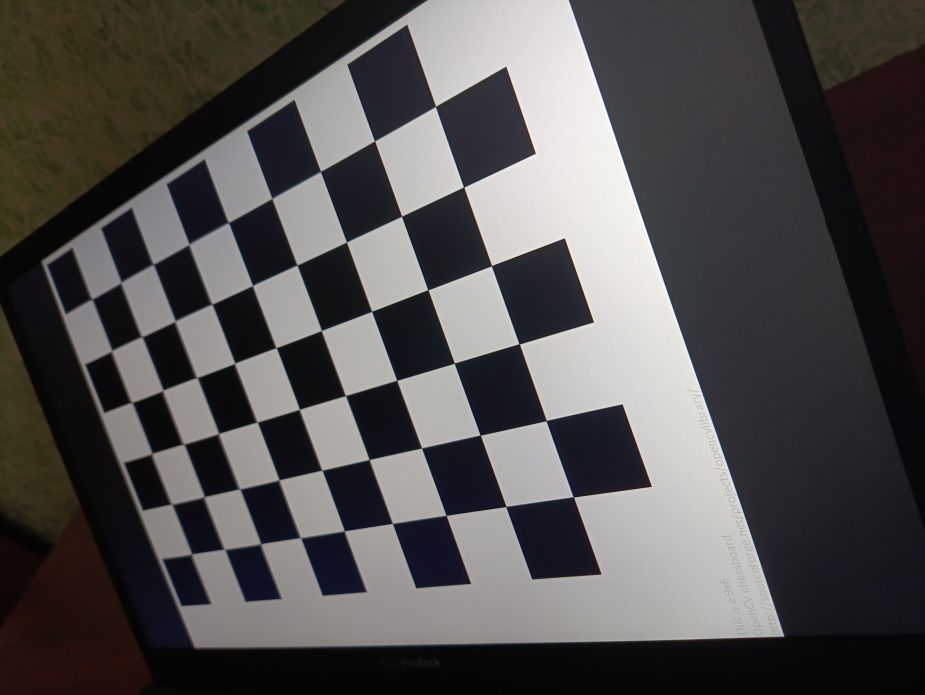
#> input picture seminars/seminar_04/data/calibr_images/img01.jpg, 4624 x 3472 px, given in place of slow_traffic_small.mp4, which was not available (shown at 1/5 size)
$ jupyter execute Seminar_9.ipynb   (shell and % lines are left out)   (older library calls are emulated)   (text cells are left out)
#> lines starting #> are read from the running program, lines starting #| are printed output that depends on the picture; pictures that were not available may be replaced by others from this repository, and a replacement may not be noted
[cell 1]
# !wget https://www.bogotobogo.com/python/OpenCV_Python/images/mean_shift_tracking/slow_traffic_small.mp4 -O data/slow_traffic_small.mp4

[cell 2]
import cv2
from tqdm import tqdm
import numpy as np
import matplotlib.pyplot as plt
import IPython

[cell 3]
# [278 lines left out: functions build_image_pyramid, compute_image_gradients, compute_lk_optical_flow_point, compute_lk_optical_flow_for_patch, track_point_with_pyramid_lk, lucas_kanade_optical_flow, not called in this run]


def demo_optical_flow(video_path='data/slow_traffic_small.mp4', output_path='output_my_LK.mp4'):
    """
    Демонстрация работы алгоритма на видео.

    Args:
        video_path: Путь к входному видео
        output_path: Путь для сохранения результата
    """
#> called with video_path = 'data/slow_traffic_small.mp4', output_path = 'output_my_LK.mp4'
    # Открываем видео
    cap = cv2.VideoCapture(video_path)

    # Получаем параметры видео
    length = int(cap.get(cv2.CAP_PROP_FRAME_COUNT))
    width = int(cap.get(cv2.CAP_PROP_FRAME_WIDTH))
    height = int(cap.get(cv2.CAP_PROP_FRAME_HEIGHT))
    fps = cap.get(cv2.CAP_PROP_FPS)

    # Настраиваем запись выходного видео
    fourcc = cv2.VideoWriter_fourcc(*'MP4V')
    out = cv2.VideoWriter(output_path, fourcc, fps, (width, height))

    # Параметры для обнаружения углов Shi-Tomasi
    feature_params = dict(
        maxCorners=100,
        qualityLevel=0.3,
        minDistance=7,
        blockSize=7
    )

    # Берем первый кадр и находим в нем углы
    ret, old_frame = cap.read()
#> old_frame is the input picture: shape (3472, 4624, 3); mean B, G, R 79.2, 79.4, 81.9
    old_gray = cv2.cvtColor(old_frame, cv2.COLOR_BGR2GRAY)
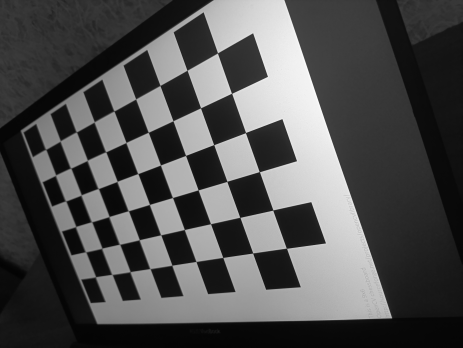
#> old_gray: shape (3472, 4624) (shown at 1/10 size); min 0, max 255, mean 80.1
    p0 = cv2.goodFeaturesToTrack(old_gray, mask=None, **feature_params)
#> p0 = 23 rows, first 8: [3257, 2432], [2822, 1193], [2458, 1335], [2406, 2179], [2460, 1326], [2676, 767], [2871, 2489], [2967, 1612]
    p0 = p0.reshape(-1, 2)  # Преобразуем в формат [[x1, y1], [x2, y2], ...]

    # Сохраняем изначальные точки для отслеживания через все видео
    initial_points = p0.copy()
#> initial_points has the same summary as p0

    # Создаем маску для рисования
    mask = np.zeros_like(old_frame)

    # Создаем случайные цвета для визуализации
    color = np.random.randint(0, 255, (len(p0), 3))
#> color = 23 rows, first 8: [172, 47, 117], [192, 67, 251], [195, 103, 9], [211, 21, 242], [36, 87, 70], [216, 88, 140], [58, 193, 230], [39, 87, 174]

    from tqdm import tqdm
    for i in tqdm(range(length - 1)):  # -1 потому что первый кадр мы уже прочитали
        ret, frame = cap.read()

        if not ret:
            print('No frames grabbed!')
            break

        frame_gray = cv2.cvtColor(frame, cv2.COLOR_BGR2GRAY)

        # Вычисляем оптический поток с помощью нашей реализации
        p1, st = lucas_kanade_optical_flow(
            old_gray,
            frame_gray,
            p0,
            window_size=15,
            num_pyramid_levels=3
        )

        # Выбираем хорошие точки
        good_new = p1[st == 1]
        good_old = p0[st == 1]

        # Рисуем треки
        for i, (new, old) in enumerate(zip(good_new, good_old)):
            a, b = new
            c, d = old
            mask = cv2.line(mask, (int(a), int(b)), (int(c), int(d)), color[i % len(color)].tolist(), 2)
            frame = cv2.circle(frame, (int(a), int(b)), 5, color[i % len(color)].tolist(), -1)

        # Объединяем кадр и маску
        img = cv2.add(frame, mask)

        # Записываем результат
        out.write(img)

        # Обновляем предыдущий кадр
        old_gray = frame_gray.copy()

        # Обновляем точки, но только те, которые успешно отслежены
        p0[st == 1] = good_new
#> mask: shape (3472, 4624, 3); every value is 0

    # Освобождаем ресурсы
    cap.release()
    out.release()

    print(f"Результат сохранен в {output_path}")
    return output_path

[cell 4]
result_path = demo_optical_flow(video_path='data/slow_traffic_small.mp4', output_path='output_my_LK.mp4')

[cell 5]
def demo_optical_flow_opencv(video_path='data/slow_traffic_small.mp4', output_path='output_my_LK.mp4'):
    """
    Демонстрация работы алгоритма на видео с использованием cv2.calcOpticalFlowPyrLK.

    Args:
        video_path: Путь к входному видео
        output_path: Путь для сохранения результата
    """
#> called with video_path = 'data/slow_traffic_small.mp4', output_path = 'output_opencv_LK.mp4'
    # Открываем видео
    cap = cv2.VideoCapture(video_path)

    # Получаем параметры видео
    length = int(cap.get(cv2.CAP_PROP_FRAME_COUNT))
    width = int(cap.get(cv2.CAP_PROP_FRAME_WIDTH))
    height = int(cap.get(cv2.CAP_PROP_FRAME_HEIGHT))
    fps = cap.get(cv2.CAP_PROP_FPS)

    # Настраиваем запись выходного видео
    fourcc = cv2.VideoWriter_fourcc(*'MP4V')
    out = cv2.VideoWriter(output_path, fourcc, fps, (width, height))

    # Параметры для обнаружения углов Shi-Tomasi
    feature_params = dict(
        maxCorners=100,
        qualityLevel=0.3,
        minDistance=7,
        blockSize=7
    )

    # Параметры для Lucas-Kanade оптического потока
    lk_params = dict(
        winSize=(15, 15),
        maxLevel=3,
        criteria=(cv2.TERM_CRITERIA_EPS | cv2.TERM_CRITERIA_COUNT, 10, 0.03)
    )

    # Берем первый кадр и находим в нем углы
    ret, old_frame = cap.read()
    old_gray = cv2.cvtColor(old_frame, cv2.COLOR_BGR2GRAY)
    p0 = cv2.goodFeaturesToTrack(old_gray, mask=None, **feature_params)

    # Создаем маску для рисования
    mask = np.zeros_like(old_frame)

    # Создаем случайные цвета для визуализации
    color = np.random.randint(0, 255, (100, 3))

    from tqdm import tqdm
    for i in tqdm(range(length - 1)):  # -1 потому что первый кадр мы уже прочитали
        ret, frame = cap.read()

        if not ret:
            print('No frames grabbed!')
            break

        frame_gray = cv2.cvtColor(frame, cv2.COLOR_BGR2GRAY)

        # Вычисляем оптический поток с помощью встроенной функции cv2.calcOpticalFlowPyrLK
        p1, st, err = cv2.calcOpticalFlowPyrLK(old_gray, frame_gray, p0, None, **lk_params)

        # Выбираем хорошие точки
        if p1 is not None:
            good_new = p1[st == 1]
            good_old = p0[st == 1]

        # Рисуем треки
        for i, (new, old) in enumerate(zip(good_new, good_old)):
            a, b = new.ravel()
            c, d = old.ravel()
            mask = cv2.line(mask, (int(a), int(b)), (int(c), int(d)), color[i % len(color)].tolist(), 2)
            frame = cv2.circle(frame, (int(a), int(b)), 5, color[i % len(color)].tolist(), -1)

        # Объединяем кадр и маску
        img = cv2.add(frame, mask)

        # Записываем результат
        out.write(img)

        # Обновляем предыдущий кадр
        old_gray = frame_gray.copy()

        # Обновляем точки, но только те, которые успешно отслежены
        p0 = good_new.reshape(-1, 1, 2)

    # Освобождаем ресурсы
    cap.release()
    out.release()

    print(f"Результат сохранен в {output_path}")
    return output_path

[cell 6]
result_path = demo_optical_flow_opencv(video_path='data/slow_traffic_small.mp4', output_path='output_opencv_LK.mp4')

[cell 7]
# your code
def demo_optical_flow_reinit(video_path='data/slow_traffic_small.mp4', output_path='output_my_LK_reinit.mp4', min_points=15):
    """
    Демонстрация работы алгоритма на видео.

    Args:
        video_path: Путь к входному видео
        output_path: Путь для сохранения результата
    """
#> called with video_path = 'data/slow_traffic_small.mp4', output_path = 'output_my_LK_reinit.mp4', min_points = 15
    # Открываем видео
    cap = cv2.VideoCapture(video_path)

    # Получаем параметры видео
    length = int(cap.get(cv2.CAP_PROP_FRAME_COUNT))
    width = int(cap.get(cv2.CAP_PROP_FRAME_WIDTH))
    height = int(cap.get(cv2.CAP_PROP_FRAME_HEIGHT))
    fps = cap.get(cv2.CAP_PROP_FPS)

    # Настраиваем запись выходного видео
    fourcc = cv2.VideoWriter_fourcc(*'MP4V')
    out = cv2.VideoWriter(output_path, fourcc, fps, (width, height))

    # Параметры для обнаружения углов Shi-Tomasi
    feature_params = dict(
        maxCorners=100,
        qualityLevel=0.3,
        minDistance=7,
        blockSize=7
    )

    # Берем первый кадр и находим в нем углы
    ret, old_frame = cap.read()
    old_gray = cv2.cvtColor(old_frame, cv2.COLOR_BGR2GRAY)
    p0 = cv2.goodFeaturesToTrack(old_gray, mask=None, **feature_params)
    p0 = p0.reshape(-1, 2)  # Преобразуем в формат [[x1, y1], [x2, y2], ...]

    # Сохраняем изначальные точки для отслеживания через все видео
    initial_points = p0.copy()
#> initial_points has the same summary as p0 in demo_optical_flow

    # Создаем маску для рисования
    mask = np.zeros_like(old_frame)

    # Создаем случайные цвета для визуализации
    color = np.random.randint(0, 255, (len(p0), 3))
#> color = 23 rows, first 8: [103, 252, 35], [114, 30, 29], [241, 33, 146], [17, 221, 84], [253, 2, 69], [101, 140, 44], [117, 253, 66], [111, 91, 85]

    from tqdm import tqdm
    for i in tqdm(range(length - 1)):  # -1 потому что первый кадр мы уже прочитали
        ret, frame = cap.read()

        if not ret:
            print('No frames grabbed!')
            break

        frame_gray = cv2.cvtColor(frame, cv2.COLOR_BGR2GRAY)

        # Вычисляем оптический поток с помощью нашей реализации
        p1, st = lucas_kanade_optical_flow(
            old_gray,
            frame_gray,
            p0,
            window_size=15,
            num_pyramid_levels=3
        )

        # Выбираем хорошие точки
        good_new = p1[st == 1]
        good_old = p0[st == 1]

        # ==== РЕИНИЦИАЛИЗАЦИЯ КЛЮЧЕВЫХ ТОЧЕК ====
        if len(good_new) < min_points:
            mask_points = np.ones_like(frame_gray, dtype=np.uint8) * 255

            for pt in good_new:
                x, y = int(pt[0]), int(pt[1])
                cv2.circle(mask_points, (x, y), 10, 0, -1)

            new_pts = cv2.goodFeaturesToTrack(
                frame_gray,
                mask=mask_points,
                maxCorners=100 - len(good_new),
                qualityLevel=0.3,
                minDistance=15,
                blockSize=7
            )

            if new_pts is not None:
                new_pts = new_pts.reshape(-1, 2)
                good_new = np.vstack((good_new, new_pts))
        # ========================================

        # Рисуем треки
        for i, (new, old) in enumerate(zip(good_new, good_old)):
            a, b = new
            c, d = old
            mask = cv2.line(mask, (int(a), int(b)), (int(c), int(d)), color[i % len(color)].tolist(), 2)
            frame = cv2.circle(frame, (int(a), int(b)), 5, color[i % len(color)].tolist(), -1)

        # Объединяем кадр и маску
        img = cv2.add(frame, mask)

        # Записываем результат
        out.write(img)

        # Обновляем предыдущий кадр
        old_gray = frame_gray.copy()

        # Обновляем точки, но только те, которые успешно отслежены
        p0 = good_new.reshape(-1, 2)

    # Освобождаем ресурсы
    cap.release()
    out.release()

    print(f"Результат сохранен в {output_path}")
    return output_path

[cell 8]
result_path = demo_optical_flow_reinit(video_path='data/slow_traffic_small.mp4', output_path='output_my_LK_reinit.mp4')

[cell 9]
def demo_optical_flow_farneback_opencv(video_path='data/slow_traffic_small.mp4', output_path='output_Farneback.mp4'):
    """
    Демонстрация работы алгоритма плотного оптического потока Farneback на видео.

    Args:
        video_path: Путь к входному видео
        output_path: Путь для сохранения результата
    """
#> called with video_path = 'data/slow_traffic_small.mp4', output_path = 'output_opencv_farneback.mp4'
    # Открываем видео
    cap = cv2.VideoCapture(video_path)

    # Получаем параметры видео
    length = int(cap.get(cv2.CAP_PROP_FRAME_COUNT))
#> length = 1
    width = int(cap.get(cv2.CAP_PROP_FRAME_WIDTH))
#> width = 4624
    height = int(cap.get(cv2.CAP_PROP_FRAME_HEIGHT))
#> height = 3472
    fps = cap.get(cv2.CAP_PROP_FPS)
#> fps = 30

    # Настраиваем запись выходного видео
    fourcc = cv2.VideoWriter_fourcc(*'MP4V')
#> fourcc = 1446269005
    out = cv2.VideoWriter(output_path, fourcc, fps, (width, height))

    # Берем первый кадр и преобразуем его в оттенки серого
    ret, frame1 = cap.read()
    if not ret:
        print('Не удалось прочитать видео')
        return None

    prvs = cv2.cvtColor(frame1, cv2.COLOR_BGR2GRAY)

    # Создаем HSV-изображение для визуализации потока
    hsv = np.zeros_like(frame1)
    hsv[..., 1] = 255  # Насыщенность устанавливаем на максимум

    from tqdm import tqdm
    for i in tqdm(range(length - 1)):  # -1 потому что первый кадр мы уже прочитали
        ret, frame2 = cap.read()

        if not ret:
            print('No frames grabbed!')
            break

        next_frame = cv2.cvtColor(frame2, cv2.COLOR_BGR2GRAY)

        # Вычисляем оптический поток методом Farneback
        # Параметры:
        # - 0.5: коэффициент масштабирования для пирамиды изображений
        # - 3: кол-во уровней пирамиды
        # - 15: размер окна для усреднения
        # - 3: число итераций на каждом уровне пирамиды
        # - 5: размер окна для полиномиальной аппроксимации
        # - 1.2: стандартное отклонение для сглаживания
        flow = cv2.calcOpticalFlowFarneback(
            prvs, next_frame, None,
            0.5, 3, 15, 3, 5, 1.2, 0
        )

        # Преобразуем векторы потока из декартовых координат в полярные
        mag, ang = cv2.cartToPolar(flow[..., 0], flow[..., 1])

        # Кодируем направление потока как оттенок (hue)
        hsv[..., 0] = ang * 180 / np.pi / 2

        # Кодируем величину потока как яркость (value)
        hsv[..., 2] = cv2.normalize(mag, None, 0, 255, cv2.NORM_MINMAX)

        # Преобразуем HSV в BGR для отображения
        bgr = cv2.cvtColor(hsv, cv2.COLOR_HSV2BGR)

        # Записываем результат
        out.write(bgr)

        # Обновляем предыдущий кадр
        prvs = next_frame
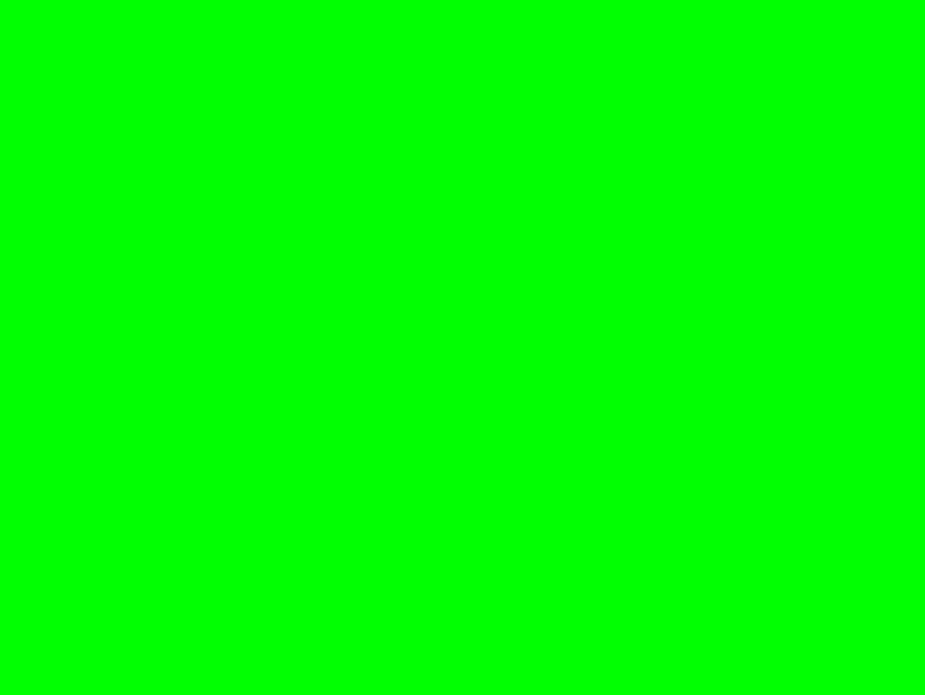
#> hsv: shape (3472, 4624, 3) (shown at 1/5 size); mean of channels 0, 1, 2 0, 255, 0; drawn as B, G, R

    # Освобождаем ресурсы
    cap.release()
    out.release()

    print(f"Результат сохранен в {output_path}")
    return output_path

$ run again, on seminars/seminar_04/data/calibr_images/img02.jpg
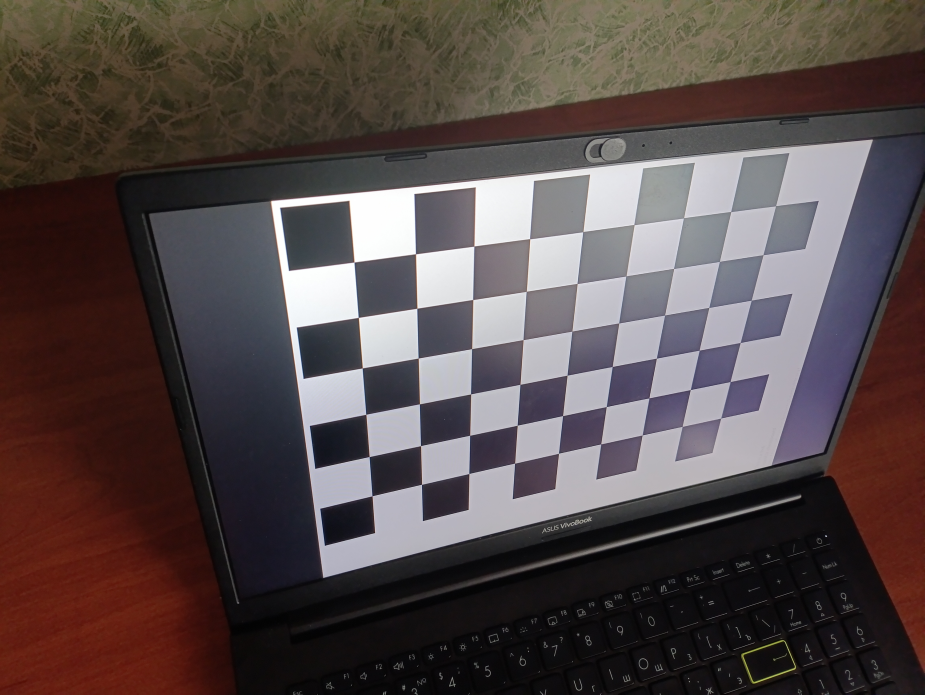
#> input picture seminars/seminar_04/data/calibr_images/img02.jpg, 4624 x 3472 px, given in place of slow_traffic_small.mp4, which was not available (shown at 1/5 size)
#> in demo_optical_flow, old_frame is the input picture: shape (3472, 4624, 3); mean B, G, R 73.6, 74.3, 85.8
#> in demo_optical_flow, `old_gray = cv2.cvtColor(old_frame, cv2.COLOR_BGR2GRAY)`:
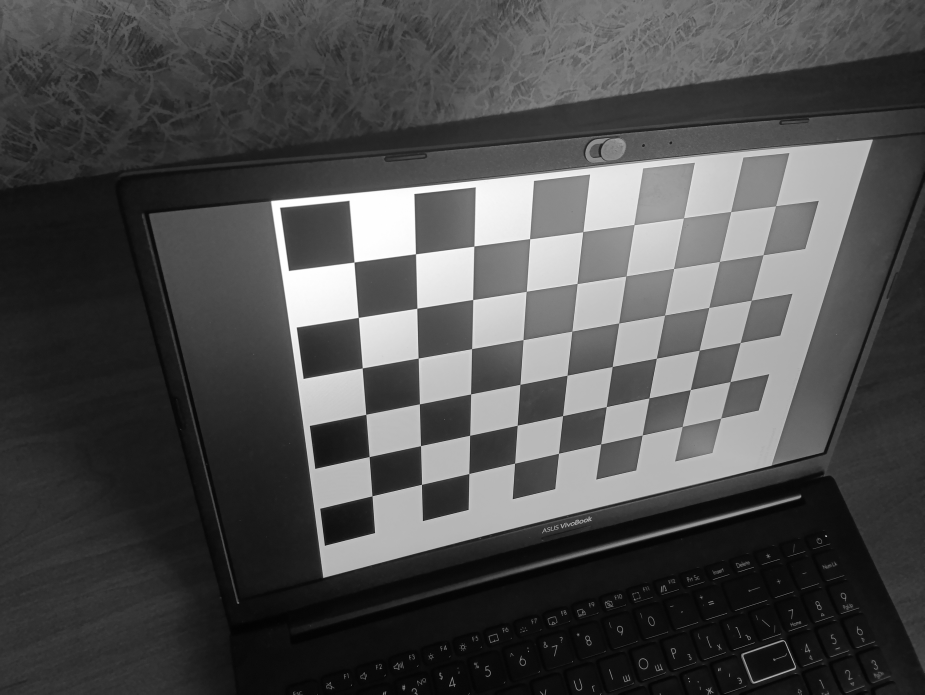
#> old_gray: shape (3472, 4624) (shown at 1/5 size); min 0, max 255, mean 77.7
#> in demo_optical_flow, `p0 = cv2.goodFeaturesToTrack(old_gray, mask=None, **feature_params)`: p0 = 100 rows, first 8: [4127, 2679], [1626, 2726], [2116, 2603], [1519, 1891], [1578, 2341], [3443, 3392], [1873, 2663], [2107, 2227]
#> in demo_optical_flow, `p0 = p0.reshape(-1, 2)`: p0 = 100 pairs, first value 1446 to 4127, second value 1352 to 3431
#> in demo_optical_flow, `initial_points = p0.copy()`: initial_points has the same summary as p0
#> in demo_optical_flow, `color = np.random.randint(0, 255, (len(p0), 3))`: color = 100 rows, first 8: [172, 47, 117], [192, 67, 251], [195, 103, 9], [211, 21, 242], [36, 87, 70], [216, 88, 140], [58, 193, 230], [39, 87, 174]
#> in demo_optical_flow_opencv, `p0 = cv2.goodFeaturesToTrack(old_gray, mask=None, **feature_params)`: p0 = 100 rows, first 8: [4127, 2679], [1626, 2726], [2116, 2603], [1519, 1891], [1578, 2341], [3443, 3392], [1873, 2663], [2107, 2227]
#> in demo_optical_flow_reinit, `p0 = p0.reshape(-1, 2)`: p0 = 100 pairs, first value 1446 to 4127, second value 1352 to 3431
#> in demo_optical_flow_reinit, `initial_points = p0.copy()`: initial_points has the same summary as p0
#> in demo_optical_flow_reinit, `color = np.random.randint(0, 255, (len(p0), 3))`: color = 100 rows, first 8: [222, 91, 43], [63, 159, 148], [198, 9, 188], [91, 111, 163], [83, 76, 18], [113, 74, 226], [225, 171, 131], [140, 228, 58]
#> length = 1
#> width = 4624
#> height = 3472
#> fps = 30
#> fourcc = 1446269005
